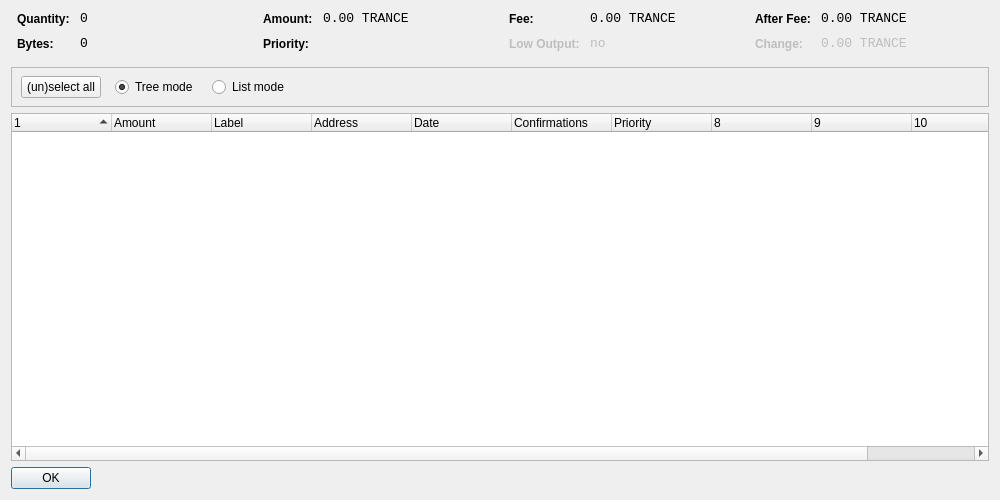
<?xml version="1.0" encoding="UTF-8"?>
<ui version="4.0">
 <class>CoinControlDialog</class>
 <widget class="QDialog" name="CoinControlDialog">
  <property name="geometry">
   <rect>
    <x>0</x>
    <y>0</y>
    <width>1000</width>
    <height>500</height>
   </rect>
  </property>
  <property name="windowTitle">
   <string>Coin Control</string>
  </property>
  <layout class="QVBoxLayout" name="verticalLayout">
   <item>
    <layout class="QHBoxLayout" name="horizontalLayoutTop" stretch="0,0,0,0">
     <property name="topMargin">
      <number>0</number>
     </property>
     <property name="bottomMargin">
      <number>10</number>
     </property>
     <item>
      <layout class="QFormLayout" name="formLayoutCoinControl1">
       <property name="horizontalSpacing">
        <number>10</number>
       </property>
       <property name="verticalSpacing">
        <number>10</number>
       </property>
       <property name="leftMargin">
        <number>6</number>
       </property>
       <property name="rightMargin">
        <number>6</number>
       </property>
       <item row="0" column="0">
        <widget class="QLabel" name="labelCoinControlQuantityText">
         <property name="styleSheet">
          <string notr="true">font-weight:bold;</string>
         </property>
         <property name="text">
          <string>Quantity:</string>
         </property>
        </widget>
       </item>
       <item row="0" column="1">
        <widget class="QLabel" name="labelCoinControlQuantity">
         <property name="font">
          <font>
           <family>Monospace</family>
           <pointsize>10</pointsize>
          </font>
         </property>
         <property name="cursor">
          <cursorShape>IBeamCursor</cursorShape>
         </property>
         <property name="contextMenuPolicy">
          <enum>Qt::ActionsContextMenu</enum>
         </property>
         <property name="text">
          <string notr="true">0</string>
         </property>
         <property name="textInteractionFlags">
          <set>Qt::LinksAccessibleByMouse|Qt::TextSelectableByKeyboard|Qt::TextSelectableByMouse</set>
         </property>
        </widget>
       </item>
       <item row="1" column="0">
        <widget class="QLabel" name="labelCoinControlBytesText">
         <property name="styleSheet">
          <string notr="true">font-weight:bold;</string>
         </property>
         <property name="text">
          <string>Bytes:</string>
         </property>
        </widget>
       </item>
       <item row="1" column="1">
        <widget class="QLabel" name="labelCoinControlBytes">
         <property name="font">
          <font>
           <family>Monospace</family>
           <pointsize>10</pointsize>
          </font>
         </property>
         <property name="cursor">
          <cursorShape>IBeamCursor</cursorShape>
         </property>
         <property name="contextMenuPolicy">
          <enum>Qt::ActionsContextMenu</enum>
         </property>
         <property name="text">
          <string notr="true">0</string>
         </property>
         <property name="textInteractionFlags">
          <set>Qt::LinksAccessibleByMouse|Qt::TextSelectableByKeyboard|Qt::TextSelectableByMouse</set>
         </property>
        </widget>
       </item>
      </layout>
     </item>
     <item>
      <layout class="QFormLayout" name="formLayoutCoinControl2">
       <property name="horizontalSpacing">
        <number>10</number>
       </property>
       <property name="verticalSpacing">
        <number>10</number>
       </property>
       <property name="leftMargin">
        <number>6</number>
       </property>
       <property name="rightMargin">
        <number>6</number>
       </property>
       <item row="0" column="0">
        <widget class="QLabel" name="labelCoinControlAmountText">
         <property name="styleSheet">
          <string notr="true">font-weight:bold;</string>
         </property>
         <property name="text">
          <string>Amount:</string>
         </property>
        </widget>
       </item>
       <item row="0" column="1">
        <widget class="QLabel" name="labelCoinControlAmount">
         <property name="font">
          <font>
           <family>Monospace</family>
           <pointsize>10</pointsize>
          </font>
         </property>
         <property name="cursor">
          <cursorShape>IBeamCursor</cursorShape>
         </property>
         <property name="contextMenuPolicy">
          <enum>Qt::ActionsContextMenu</enum>
         </property>
         <property name="text">
          <string notr="true">0.00 TRANCE</string>
         </property>
         <property name="textInteractionFlags">
          <set>Qt::LinksAccessibleByMouse|Qt::TextSelectableByKeyboard|Qt::TextSelectableByMouse</set>
         </property>
        </widget>
       </item>
       <item row="1" column="0">
        <widget class="QLabel" name="labelCoinControlPriorityText">
         <property name="styleSheet">
          <string notr="true">font-weight:bold;</string>
         </property>
         <property name="text">
          <string>Priority:</string>
         </property>
        </widget>
       </item>
       <item row="1" column="1">
        <widget class="QLabel" name="labelCoinControlPriority">
         <property name="font">
          <font>
           <family>Monospace</family>
           <pointsize>10</pointsize>
          </font>
         </property>
         <property name="cursor">
          <cursorShape>IBeamCursor</cursorShape>
         </property>
         <property name="contextMenuPolicy">
          <enum>Qt::ActionsContextMenu</enum>
         </property>
         <property name="text">
          <string/>
         </property>
         <property name="textInteractionFlags">
          <set>Qt::LinksAccessibleByMouse|Qt::TextSelectableByKeyboard|Qt::TextSelectableByMouse</set>
         </property>
        </widget>
       </item>
      </layout>
     </item>
     <item>
      <layout class="QFormLayout" name="formLayoutCoinControl3">
       <property name="horizontalSpacing">
        <number>10</number>
       </property>
       <property name="verticalSpacing">
        <number>10</number>
       </property>
       <property name="leftMargin">
        <number>6</number>
       </property>
       <property name="rightMargin">
        <number>6</number>
       </property>
       <item row="0" column="0">
        <widget class="QLabel" name="labelCoinControlFeeText">
         <property name="styleSheet">
          <string notr="true">font-weight:bold;</string>
         </property>
         <property name="text">
          <string>Fee:</string>
         </property>
        </widget>
       </item>
       <item row="0" column="1">
        <widget class="QLabel" name="labelCoinControlFee">
         <property name="font">
          <font>
           <family>Monospace</family>
           <pointsize>10</pointsize>
          </font>
         </property>
         <property name="cursor">
          <cursorShape>IBeamCursor</cursorShape>
         </property>
         <property name="contextMenuPolicy">
          <enum>Qt::ActionsContextMenu</enum>
         </property>
         <property name="text">
          <string notr="true">0.00 TRANCE</string>
         </property>
         <property name="textInteractionFlags">
          <set>Qt::LinksAccessibleByMouse|Qt::TextSelectableByKeyboard|Qt::TextSelectableByMouse</set>
         </property>
        </widget>
       </item>
       <item row="1" column="0">
        <widget class="QLabel" name="labelCoinControlLowOutputText">
         <property name="enabled">
          <bool>false</bool>
         </property>
         <property name="styleSheet">
          <string notr="true">font-weight:bold;</string>
         </property>
         <property name="text">
          <string>Low Output:</string>
         </property>
        </widget>
       </item>
       <item row="1" column="1">
        <widget class="QLabel" name="labelCoinControlLowOutput">
         <property name="enabled">
          <bool>false</bool>
         </property>
         <property name="font">
          <font>
           <family>Monospace</family>
           <pointsize>10</pointsize>
          </font>
         </property>
         <property name="cursor">
          <cursorShape>IBeamCursor</cursorShape>
         </property>
         <property name="contextMenuPolicy">
          <enum>Qt::ActionsContextMenu</enum>
         </property>
         <property name="text">
          <string notr="true">no</string>
         </property>
         <property name="textInteractionFlags">
          <set>Qt::LinksAccessibleByMouse|Qt::TextSelectableByKeyboard|Qt::TextSelectableByMouse</set>
         </property>
        </widget>
       </item>
      </layout>
     </item>
     <item>
      <layout class="QFormLayout" name="formLayoutCoinControl4">
       <property name="horizontalSpacing">
        <number>10</number>
       </property>
       <property name="verticalSpacing">
        <number>10</number>
       </property>
       <property name="leftMargin">
        <number>6</number>
       </property>
       <property name="rightMargin">
        <number>6</number>
       </property>
       <item row="0" column="0">
        <widget class="QLabel" name="labelCoinControlAfterFeeText">
         <property name="styleSheet">
          <string notr="true">font-weight:bold;</string>
         </property>
         <property name="text">
          <string>After Fee:</string>
         </property>
        </widget>
       </item>
       <item row="0" column="1">
        <widget class="QLabel" name="labelCoinControlAfterFee">
         <property name="font">
          <font>
           <family>Monospace</family>
           <pointsize>10</pointsize>
          </font>
         </property>
         <property name="cursor">
          <cursorShape>IBeamCursor</cursorShape>
         </property>
         <property name="contextMenuPolicy">
          <enum>Qt::ActionsContextMenu</enum>
         </property>
         <property name="text">
          <string notr="true">0.00 TRANCE</string>
         </property>
         <property name="textInteractionFlags">
          <set>Qt::LinksAccessibleByMouse|Qt::TextSelectableByKeyboard|Qt::TextSelectableByMouse</set>
         </property>
        </widget>
       </item>
       <item row="1" column="0">
        <widget class="QLabel" name="labelCoinControlChangeText">
         <property name="enabled">
          <bool>false</bool>
         </property>
         <property name="styleSheet">
          <string notr="true">font-weight:bold;</string>
         </property>
         <property name="text">
          <string>Change:</string>
         </property>
        </widget>
       </item>
       <item row="1" column="1">
        <widget class="QLabel" name="labelCoinControlChange">
         <property name="enabled">
          <bool>false</bool>
         </property>
         <property name="font">
          <font>
           <family>Monospace</family>
           <pointsize>10</pointsize>
          </font>
         </property>
         <property name="cursor">
          <cursorShape>IBeamCursor</cursorShape>
         </property>
         <property name="contextMenuPolicy">
          <enum>Qt::ActionsContextMenu</enum>
         </property>
         <property name="text">
          <string notr="true">0.00 TRANCE</string>
         </property>
         <property name="textInteractionFlags">
          <set>Qt::LinksAccessibleByMouse|Qt::TextSelectableByKeyboard|Qt::TextSelectableByMouse</set>
         </property>
        </widget>
       </item>
      </layout>
     </item>
    </layout>
   </item>
   <item>
    <widget class="QFrame" name="frame">
     <property name="minimumSize">
      <size>
       <width>0</width>
       <height>40</height>
      </size>
     </property>
     <property name="frameShape">
      <enum>QFrame::StyledPanel</enum>
     </property>
     <property name="frameShadow">
      <enum>QFrame::Sunken</enum>
     </property>
     <widget class="QWidget" name="horizontalLayoutWidget">
      <property name="geometry">
       <rect>
        <x>10</x>
        <y>0</y>
        <width>781</width>
        <height>41</height>
       </rect>
      </property>
      <layout class="QHBoxLayout" name="horizontalLayoutPanel" stretch="0,0,0,0,0">
       <property name="spacing">
        <number>14</number>
       </property>
       <item>
        <widget class="QPushButton" name="pushButtonSelectAll">
         <property name="sizePolicy">
          <sizepolicy hsizetype="Maximum" vsizetype="Fixed">
           <horstretch>0</horstretch>
           <verstretch>0</verstretch>
          </sizepolicy>
         </property>
         <property name="text">
          <string>(un)select all</string>
         </property>
        </widget>
       </item>
       <item>
        <widget class="QRadioButton" name="radioTreeMode">
         <property name="sizePolicy">
          <sizepolicy hsizetype="Maximum" vsizetype="Fixed">
           <horstretch>0</horstretch>
           <verstretch>0</verstretch>
          </sizepolicy>
         </property>
         <property name="text">
          <string>Tree mode</string>
         </property>
         <property name="checked">
          <bool>true</bool>
         </property>
        </widget>
       </item>
       <item>
        <widget class="QRadioButton" name="radioListMode">
         <property name="sizePolicy">
          <sizepolicy hsizetype="Maximum" vsizetype="Fixed">
           <horstretch>0</horstretch>
           <verstretch>0</verstretch>
          </sizepolicy>
         </property>
         <property name="text">
          <string>List mode</string>
         </property>
        </widget>
       </item>
       <item>
        <spacer name="horizontalSpacer">
         <property name="orientation">
          <enum>Qt::Horizontal</enum>
         </property>
         <property name="sizeHint" stdset="0">
          <size>
           <width>40</width>
           <height>20</height>
          </size>
         </property>
        </spacer>
       </item>
      </layout>
     </widget>
    </widget>
   </item>
   <item>
    <widget class="CoinControlTreeWidget" name="treeWidget">
     <property name="contextMenuPolicy">
      <enum>Qt::CustomContextMenu</enum>
     </property>
     <property name="sortingEnabled">
      <bool>false</bool>
     </property>
     <property name="columnCount">
      <number>11</number>
     </property>
     <attribute name="headerShowSortIndicator" stdset="0">
      <bool>true</bool>
     </attribute>
     <attribute name="headerStretchLastSection">
      <bool>false</bool>
     </attribute>
     <column>
      <property name="text">
       <string/>
      </property>
     </column>
     <column>
      <property name="text">
       <string>Amount</string>
      </property>
     </column>
     <column>
      <property name="text">
       <string>Label</string>
      </property>
     </column>
     <column>
      <property name="text">
       <string>Address</string>
      </property>
     </column>
     <column>
      <property name="text">
       <string>Date</string>
      </property>
     </column>
     <column>
      <property name="text">
       <string>Confirmations</string>
      </property>
      <property name="toolTip">
       <string>Confirmed</string>
      </property>
     </column>
     <column>
      <property name="text">
       <string>Priority</string>
      </property>
     </column>
     <column>
      <property name="text">
       <string/>
      </property>
     </column>
     <column>
      <property name="text">
       <string/>
      </property>
     </column>
     <column>
      <property name="text">
       <string/>
      </property>
     </column>
     <column>
      <property name="text">
       <string/>
      </property>
     </column>
    </widget>
   </item>
   <item>
    <widget class="QDialogButtonBox" name="buttonBox">
     <property name="sizePolicy">
      <sizepolicy hsizetype="Maximum" vsizetype="Fixed">
       <horstretch>0</horstretch>
       <verstretch>0</verstretch>
      </sizepolicy>
     </property>
     <property name="orientation">
      <enum>Qt::Horizontal</enum>
     </property>
     <property name="standardButtons">
      <set>QDialogButtonBox::Ok</set>
     </property>
    </widget>
   </item>
  </layout>
 </widget>
 <customwidgets>
  <customwidget>
   <class>CoinControlTreeWidget</class>
   <extends>QTreeWidget</extends>
   <header>coincontroltreewidget.h</header>
  </customwidget>
 </customwidgets>
 <resources/>
 <connections/>
</ui>
